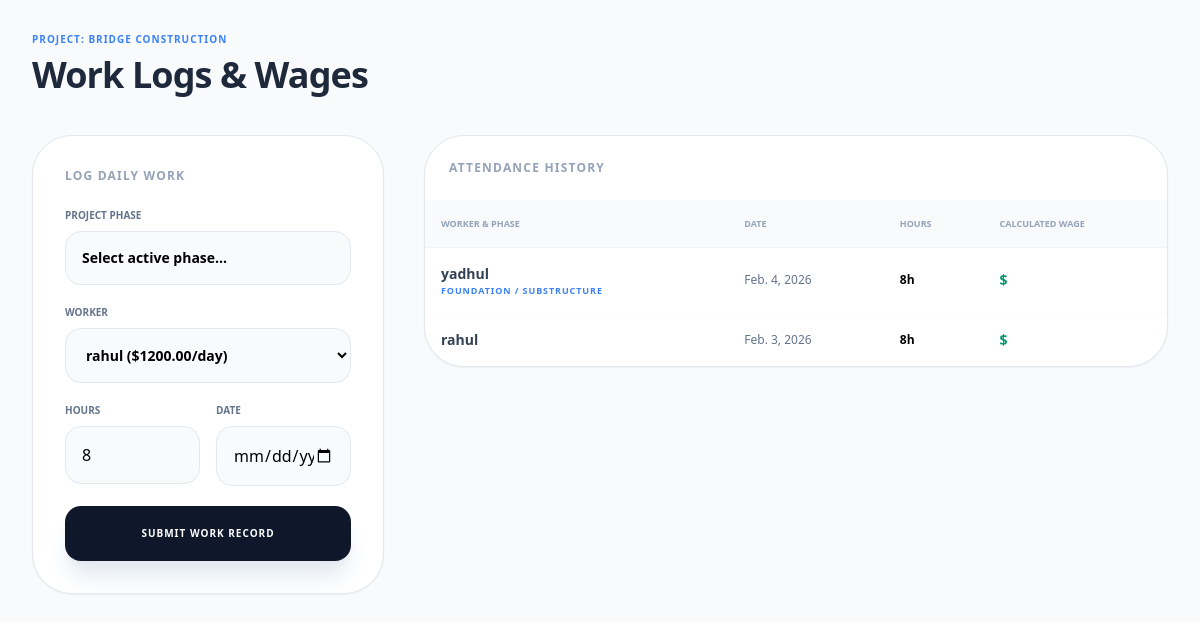
Before: /labour/project/1/attendance/ (signed in) with the older database file.
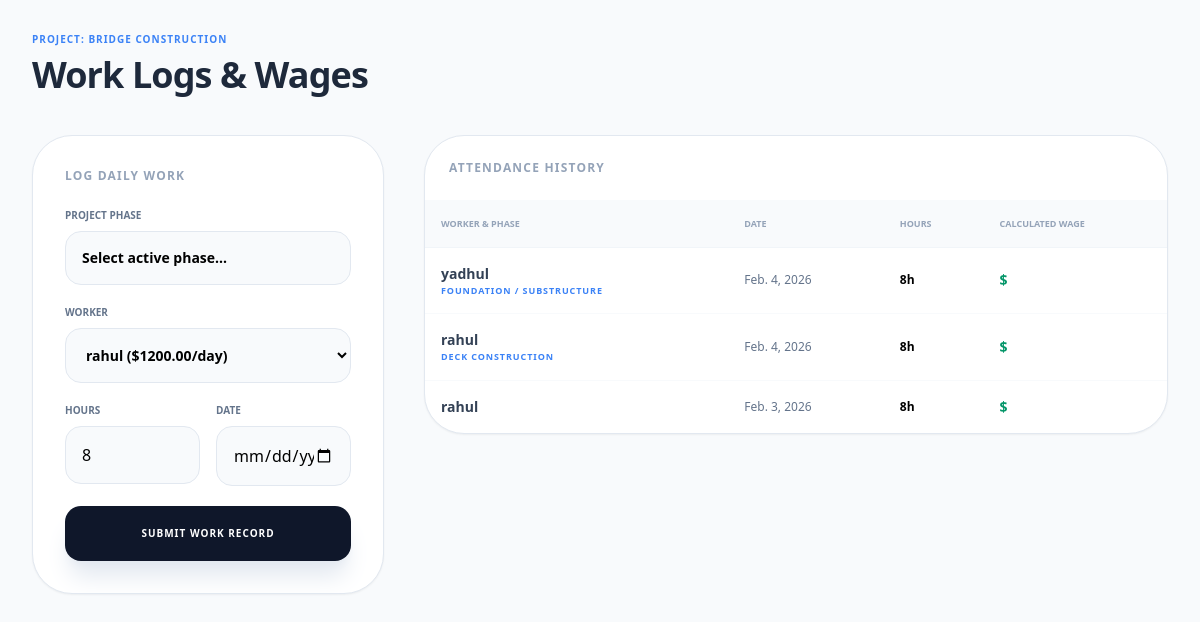
After: the same page with the newer database file.
### labour/models.py (models this page shows, shortened)
class Attendance(models.Model):
    project = models.ForeignKey(Project, on_delete=models.CASCADE)
    phase = models.ForeignKey(
        'construction.ProjectPhase',
        on_delete=models.CASCADE,
        related_name='attendance_logs',
        null=True, blank=True
    )
    labour = models.ForeignKey(Labour, on_delete=models.CASCADE)
    date = models.DateField()
    hours_worked = models.PositiveIntegerField()

class Labour(models.Model):
    name = models.CharField(max_length=100)
    wage_per_day = models.DecimalField(max_digits=8, decimal_places=2)

### construction/models.py (models this page shows, shortened)
class ProjectPhase(models.Model):
    project = models.ForeignKey(
        Project,
        on_delete=models.CASCADE,
        related_name='phases'
    )
    phase_name = models.CharField(max_length=100)
    progress = models.PositiveIntegerField(
        default=0,
        validators=[
            MinValueValidator(0),
            MaxValueValidator(100)
        ]
    )
    expected_end = models.DateField()
    actual_end = models.DateField(null=True, blank=True)

### labour/views.py (the view, shortened to what this page needs)
# urls.py: path('project/<int:project_id>/attendance/', views.project_attendance, name='project_attendance'),
@login_required
@user_passes_test(can_manage_labour)
def project_attendance(request, project_id):
    project = get_object_or_404(Project, id=project_id)
    phases = project.phases.all()
    workers = Labour.objects.all()
    attendance_history = Attendance.objects.filter(project=project).select_related('labour', 'phase').order_by('-date')
    return render(request, 'labour/project_attendance.html', {
        'project': project,
        'phases': phases, # Pass phases to the template
        'workers': workers,
        'attendance_history': attendance_history
    })

### labour/views.py (called while the page is built)
def can_manage_labour(user):
    return user.role and user.role.name in ['Admin', 'Project Manager', 'Contractor']

### labour/templates/labour/project_attendance.html (shortened to what the changed rows need)
<!DOCTYPE html>
<html lang="en">
<head>
    <script src="https://cdn.tailwindcss.com"></script>
    <link href="https://cdnjs.cloudflare.com/ajax/libs/font-awesome/6.0.0/css/all.min.css" rel="stylesheet">
</head>
<body class="bg-slate-50 p-8">
    <div class="max-w-7xl mx-auto">
        <div class="mb-10">
            <h1 class="text-4xl font-black text-slate-800 tracking-tight">Work Logs & Wages</h1>
        </div>
        <div class="grid grid-cols-1 lg:grid-cols-3 gap-10">
            <div class="lg:col-span-2 space-y-6">
                <div class="bg-white rounded-[2.5rem] border border-slate-200 shadow-sm overflow-hidden">
                    <div class="max-h-[600px] overflow-y-auto">
                        <table class="w-full text-left">
                            <thead class="bg-slate-50 border-b border-slate-100">
                                <tr>
                                    <th class="p-4 text-[9px] font-black uppercase text-slate-400">Worker & Phase</th>
                                    <th class="p-4 text-[9px] font-black uppercase text-slate-400">Date</th>
                                    <th class="p-4 text-[9px] font-black uppercase text-slate-400">Hours</th>
                                    <th class="p-4 text-[9px] font-black uppercase text-slate-400">Calculated Wage</th>
                                </tr>
                            </thead>
                            <tbody class="divide-y divide-slate-50">
                                {% for record in attendance_history %}
                                <tr class="hover:bg-slate-50 transition">
                                    <td class="p-4">
                                        <p class="text-sm font-bold text-slate-700">{{ record.labour.name }}</p>
                                        <p class="text-[9px] text-blue-500 font-black uppercase tracking-widest">{{ record.phase.phase_name }}</p>
                                    </td>
                                    <td class="p-4 text-xs text-slate-500">{{ record.date }}</td>
                                    <td class="p-4 text-xs font-bold">{{ record.hours_worked }}h</td>
                                    <td class="p-4 text-sm font-black text-emerald-600">${{ record.calculate_wage|floatformat:2 }}</td>
                                </tr>
                                {% empty %}
                                <tr>
                                    <td colspan="4" class="p-20 text-center text-slate-300 font-bold uppercase text-xs tracking-widest">No work logs found</td>
                                </tr>
                                {% endfor %}
                            </tbody>
                        </table>
                    </div>
                </div>
            </div>
        </div>
    </div>
</body>
</html>

Changed rows visible on the page:
added Attendance: labour.name "rahul", phase.phase_name "DECK CONSTRUCTION", date "Feb. 4, 2026", hours_worked "8"
